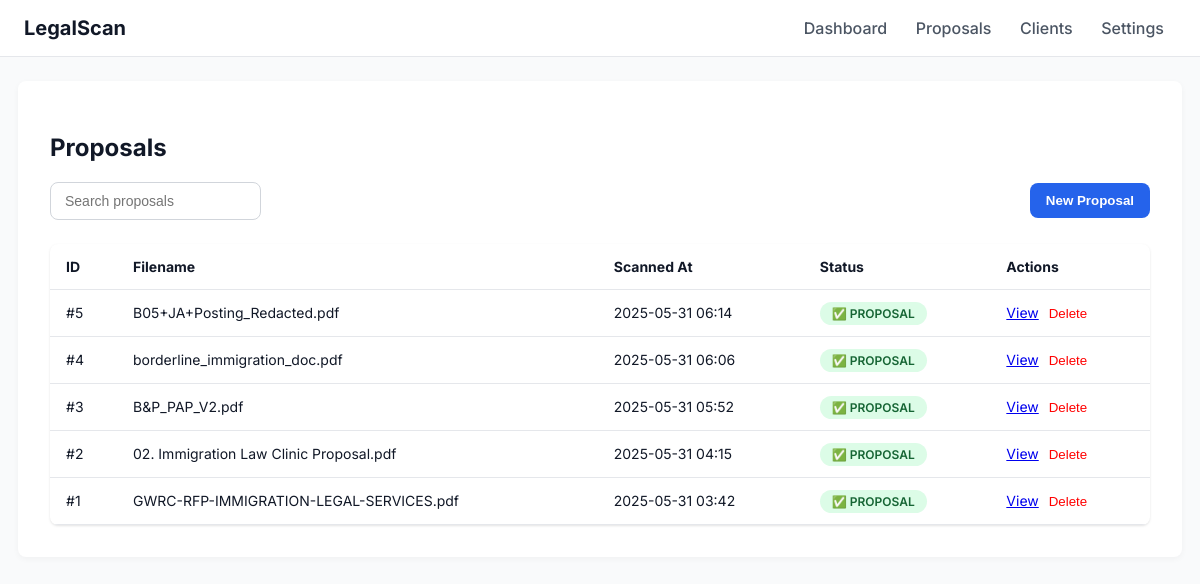
The page / on the database its author committed.
### models.py (models this page shows)
class ProposalScan(db.Model):
    id = db.Column(db.Integer, primary_key=True)
    filename = db.Column(db.String(120))
    prediction = db.Column(db.String(50), nullable=False)
    label = db.Column(db.String(50))
    summary = db.Column(db.Text)
    created_at = db.Column(db.DateTime, default=datetime.utcnow)

### app.py (the view, shortened to what this page needs)
@app.route("/", methods=["GET", "POST"])
def index():
    try:
        proposals = ProposalScan.query.order_by(ProposalScan.created_at.desc()).all()
        return render_template("index.html", proposals=proposals)
    except Exception as e:
        logger.error(f"Error in index route: {str(e)}")
        return jsonify({"error": str(e)}), 500

### templates/index.html (shortened to what this page needs)
<!DOCTYPE html>
<html>
<head>
    <link rel="stylesheet" href="{{ url_for('static', filename='style.css') }}">
</head>
<body>
<div class="navbar">
    <div class="logo">LegalScan</div>
    <div class="nav-links">
        <a href="{{ url_for('dashboard') }}">Dashboard</a>
        <a href="#">Proposals</a>
        <a href="#">Clients</a>
        <a href="#">Settings</a>
    </div>
</div>
<div class="main">
    <h2>Proposals</h2>
    <div class="top-bar">
        <form method="GET" action="{{ url_for('dashboard') }}">
            <input type="text" name="q" class="search-bar" placeholder="Search proposals">
        </form>
        <button class="new-btn" onclick="openUploadModal()">New Proposal</button>
    </div>
    <table class="proposal-table">
        <thead>
        <tr>
            <th>ID</th>
            <th>Filename</th>
            <th>Scanned At</th>
            <th>Status</th>
            <th>Actions</th>
        </tr>
        </thead>
        <tbody>
        {% for row in proposals %}
        <tr onclick="window.location.href='{{ url_for('results', scan_id=row.id) }}'">
            <td>#{{ row.id }}</td>
            <td>{{ row.filename }}</td>
            <td>{{ row.created_at.strftime('%Y-%m-%d %H:%M') }}</td>
            <td>
                <span class="badge
                    {% if 'PROPOSAL' in row.prediction %}proposal
                    {% elif 'MAYBE' in row.prediction %}maybe
                    {% else %}not-proposal
                    {% endif %}">
                    {% if 'PROPOSAL' in row.prediction %}✅ Proposal
                    {% elif 'MAYBE' in row.prediction %}🤔 Maybe
                    {% else %}❌ Not a Proposal
                    {% endif %}
                </span>
            </td>
            <td>
                <a href="{{ url_for('results', scan_id=row.id) }}">View</a>
                <form action="{{ url_for('delete_scan', scan_id=row.id) }}" method="POST" style="display:inline;" onsubmit="return confirm('Delete this scan?');">
                    <button type="submit" style="color: red; border: none; background: none; cursor: pointer;">Delete</button>
                </form>
            </td>
        </tr>
        {% endfor %}
        </tbody>
    </table>
</div>
</body>
</html>

### static/style.css (style rules this page uses)
body { font-family: 'Inter', sans-serif; background: #f9fafb; margin: 0; padding: 0; color: #111827; }
.navbar { display: flex; justify-content: space-between; padding: 16px 24px; background: #ffffff; border-bottom: 1px solid #e5e7eb; align-items: center; }
.logo { font-weight: bold; font-size: 20px; color: #111827; }
.nav-links a { margin: 0 12px; color: #4b5563; text-decoration: none; font-weight: 500; transition: color 0.2s ease; }
.main { padding: 32px; background: #ffffff; border-radius: 8px; margin: 24px auto; max-width: 1100px; box-shadow: 0 2px 6px rgba(0, 0, 0, 0.04); }
.top-bar { display: flex; justify-content: space-between; margin-bottom: 24px; align-items: center; }
.search-bar { padding: 10px 14px; border-radius: 8px; border: 1px solid #d1d5db; background: #ffffff; font-size: 14px; color: #374151; }
.new-btn { padding: 10px 16px; background: #2563eb; color: white; border: none; border-radius: 8px; cursor: pointer; font-weight: 600; transition: background 0.2s ease; }
table.proposal-table { width: 100%; border-collapse: collapse; background: #ffffff; border-radius: 8px; overflow: hidden; }
table.proposal-table th, table.proposal-table td { padding: 14px 16px; text-align: left; border-bottom: 1px solid #e5e7eb; font-size: 14px; }
.badge { padding: 4px 12px; border-radius: 999px; font-size: 12px; font-weight: 600; text-transform: uppercase; }
.badge.proposal { background: #dcfce7; color: #166534; }
button, .search-bar, .badge, .modal-content { transition: all 0.2s ease-in-out; }
.proposal-table { box-shadow: 0 1px 3px rgba(0,0,0,0.08), 0 1px 2px rgba(0,0,0,0.04); border-radius: 8px; overflow: hidden; }

### rows shown on the page
ProposalScan: id "5", filename "B05+JA+Posting_Redacted.pdf", created_at "2025-05-31 06:14", shows "✅ PROPOSAL"
ProposalScan: id "4", filename "borderline_immigration_doc.pdf", created_at "2025-05-31 06:06", shows "✅ PROPOSAL"
ProposalScan: id "3", filename "B&P_PAP_V2.pdf", created_at "2025-05-31 05:52", shows "✅ PROPOSAL"
ProposalScan: id "2", filename "02. Immigration Law Clinic Proposal.pdf", created_at "2025-05-31 04:15", shows "✅ PROPOSAL"
ProposalScan: id "1", filename "GWRC-RFP-IMMIGRATION-LEGAL-SERVICES.pdf", created_at "2025-05-31 03:42", shows "✅ PROPOSAL"
